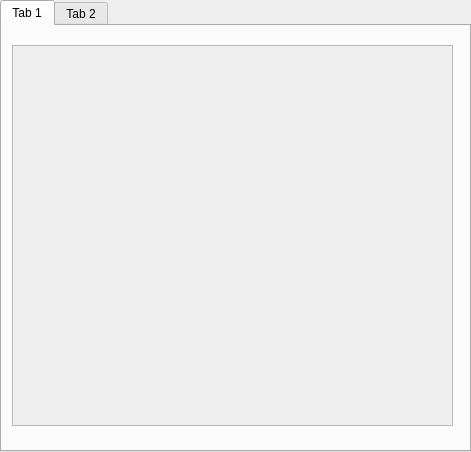
<?xml version="1.0" encoding="UTF-8"?>
<ui version="4.0">
 <class>TabWidget</class>
 <widget class="QTabWidget" name="TabWidget">
  <property name="geometry">
   <rect>
    <x>0</x>
    <y>0</y>
    <width>471</width>
    <height>452</height>
   </rect>
  </property>
  <property name="windowTitle">
   <string>TabWidget</string>
  </property>
  <property name="currentIndex">
   <number>0</number>
  </property>
  <widget class="QWidget" name="tab">
   <attribute name="title">
    <string>Tab 1</string>
   </attribute>
   <widget class="QScrollArea" name="scrollArea">
    <property name="geometry">
     <rect>
      <x>10</x>
      <y>19</y>
      <width>441</width>
      <height>381</height>
     </rect>
    </property>
    <property name="widgetResizable">
     <bool>true</bool>
    </property>
    <widget class="QWidget" name="scrollAreaWidgetContents">
     <property name="geometry">
      <rect>
       <x>0</x>
       <y>0</y>
       <width>439</width>
       <height>379</height>
      </rect>
     </property>
    </widget>
   </widget>
  </widget>
  <widget class="QWidget" name="tab">
   <attribute name="title">
    <string>Tab 2</string>
   </attribute>
  </widget>
 </widget>
 <resources/>
 <connections/>
</ui>
